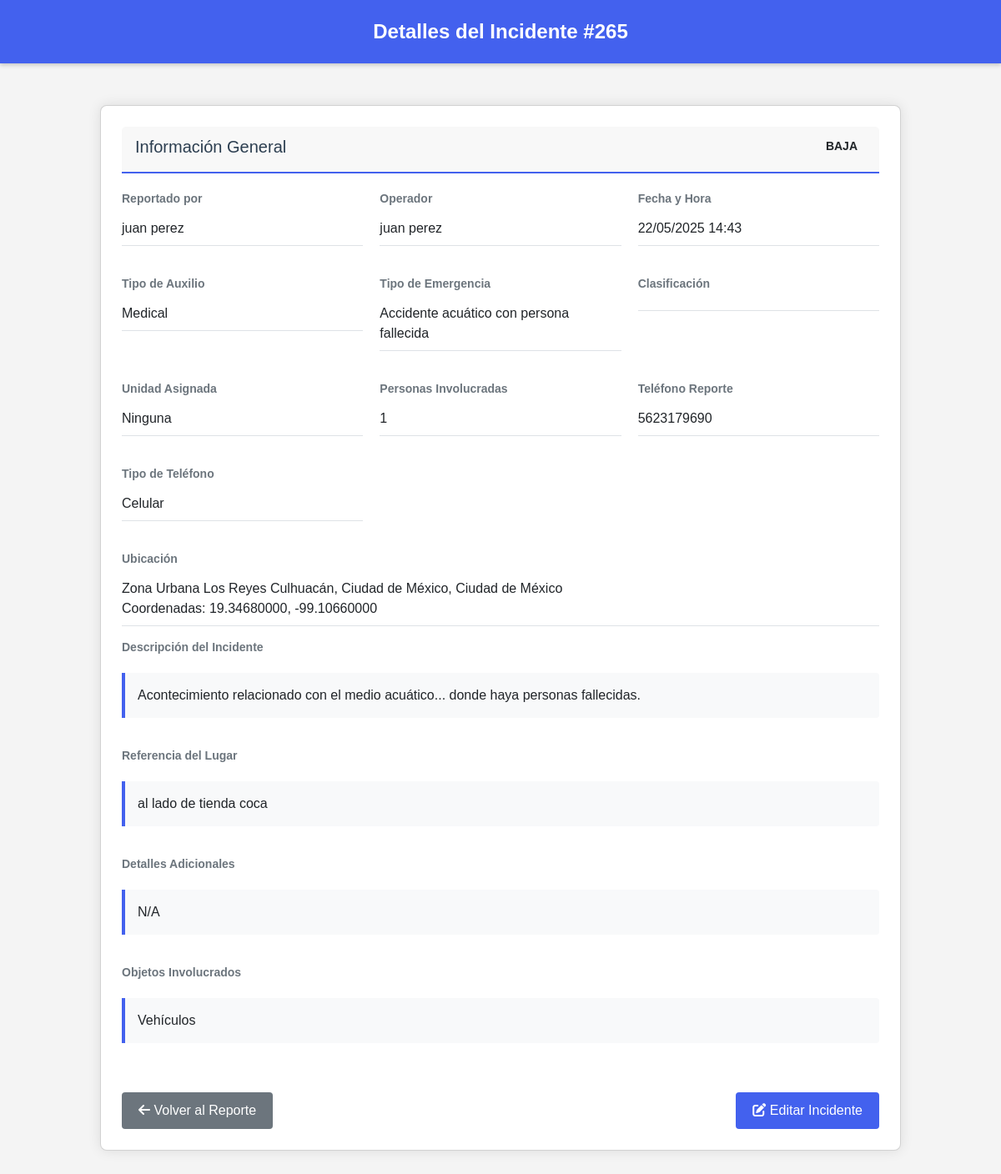
Screenshot of /supervisorOp/detalle_incidente.php?id=265 (signed in) with the database file from the repository.
### tables this page shows
CREATE TABLE `incidentes` (
  `folio_incidente` int(11) NOT NULL AUTO_INCREMENT,
  `quepaso` varchar(255) NOT NULL,
  `tipo_auxilio` varchar(50) NOT NULL,
  `hora_incidente` time NOT NULL,
  `fecha_incidente` datetime NOT NULL,
  `fecha_actualizacion` datetime DEFAULT NULL,
  `num_personas` int(11) NOT NULL,
  `latitud` decimal(10,8) DEFAULT NULL,
  `longitud` decimal(11,8) DEFAULT NULL,
  `telefono` varchar(20) NOT NULL,
  `id_usuario_reporta` int(11) DEFAULT NULL,
  `clasificacion` varchar(20) DEFAULT NULL,
  `prioridad` enum('Alta','Media','Baja') DEFAULT 'Media',
  `id_unidad_asignada` int(11) DEFAULT NULL,
  `colonia` varchar(255) DEFAULT NULL,
  `localidad` varchar(255) DEFAULT NULL,
  `municipio` varchar(255) DEFAULT NULL,
  `id_emergency_type` varchar(10) DEFAULT NULL,
  `id_llamada` int(11) DEFAULT NULL,
  `hora` time DEFAULT NULL,
  `hora_edicion` time DEFAULT NULL,
  `nombre_completo` varchar(30) DEFAULT NULL,
  `detalle` text DEFAULT NULL,
  `objetos_involucrados` varchar(40) DEFAULT NULL,
  `tipo_telefono` enum('Local','Celular','Publico') DEFAULT NULL,
  `referencia_lugar` text DEFAULT NULL,
  PRIMARY KEY (`folio_incidente`),
  KEY `id_usuario_reporta` (`id_usuario_reporta`),
  KEY `id_unidad_asignada` (`id_unidad_asignada`),
  KEY `id_emergency_type` (`id_emergency_type`),
  KEY `fk_incidente_llamada` (`id_llamada`),
  CONSTRAINT `fk_incidente_llamada` FOREIGN KEY (`id_llamada`) REFERENCES `llamadas` (`id_llamada`) ON DELETE SET NULL ON UPDATE CASCADE,
  CONSTRAINT `incidentes_ibfk_1` FOREIGN KEY (`id_usuario_reporta`) REFERENCES `usuarios` (`id_usuario`) ON DELETE SET NULL,
  CONSTRAINT `incidentes_ibfk_2` FOREIGN KEY (`id_unidad_asignada`) REFERENCES `unidades` (`id_unidad`) ON DELETE SET NULL,
  CONSTRAINT `incidentes_ibfk_3` FOREIGN KEY (`id_emergency_type`) REFERENCES `EmergencyTypes` (`code`)
);

CREATE TABLE `EmergencyTypes` (
  `id` int(11) NOT NULL AUTO_INCREMENT,
  `category` varchar(50) NOT NULL,
  `code` varchar(10) DEFAULT NULL,
  `name` varchar(255) NOT NULL,
  `description` text DEFAULT NULL,
  `priority` varchar(10) DEFAULT NULL,
  `original_sheet` varchar(50) NOT NULL,
  PRIMARY KEY (`id`),
  KEY `idx_code` (`code`),
  KEY `idx_priority` (`priority`),
  KEY `idx_category` (`category`)
);

### supervisorOp/detalle_incidente.php (the view, shortened to what this page needs)
<?php
$folio_incidente = $_GET['id'];
require_once '../db.php';
try {
    $sql = "SELECT i.*,
                   CONCAT(u.nombre, ' ', u.apellido) as nombre_usuario,
                   CONCAT(op.nombre, ' ', op.apellido) as operador_nombre,
                   et.name as tipo_emergencia,
                   un.nombre_unidad as unidad_nombre
            FROM incidentes i
            JOIN usuarios u ON i.id_usuario_reporta = u.id_usuario
            LEFT JOIN llamadas l ON i.id_llamada = l.id_llamada
            LEFT JOIN usuarios op ON l.id_operador = op.id_usuario
            LEFT JOIN EmergencyTypes et ON i.id_emergency_type = et.code
            LEFT JOIN unidades un ON i.id_unidad_asignada = un.id_unidad
            WHERE i.folio_incidente = ?";
    $stmt = $pdo->prepare($sql);
    $stmt->execute([$folio_incidente]);
    $incidente = $stmt->fetch(PDO::FETCH_ASSOC);
} catch (PDOException $e) {
    die("Error al consultar la base de datos: " . $e->getMessage());
}
?>
<!DOCTYPE html>
<html lang="es">
<head>
    <link href="https://cdn.jsdelivr.net/npm/bootstrap@5.3.0/dist/css/bootstrap.min.css" rel="stylesheet">
    <link rel="stylesheet" href="https://cdnjs.cloudflare.com/ajax/libs/font-awesome/6.0.0/css/all.min.css">
</head>
<body>
    <div class="blue-bar">
        Detalles del Incidente #<?= htmlspecialchars($folio_incidente) ?>
    </div>
    <div class="container">
        <div class="card">
            <div class="card-header">
                <h2 class="card-title">Información General</h2>
                <span class="priority-badge priority-<?= strtolower($incidente['prioridad']) ?>">
                    <?= htmlspecialchars($incidente['prioridad']) ?>
                </span>
            </div>
            <div class="detail-grid">
                <div class="detail-item">
                    <div class="detail-label">Reportado por</div>
                    <div class="detail-value"><?= htmlspecialchars($incidente['nombre_usuario']) ?></div>
                </div>
                <div class="detail-item">
                    <div class="detail-label">Operador</div>
                    <div class="detail-value"><?= htmlspecialchars($incidente['operador_nombre'] ?? 'N/A') ?></div>
                </div>
                <div class="detail-item">
                    <div class="detail-label">Fecha y Hora</div>
                    <div class="detail-value"><?= date('d/m/Y H:i', strtotime($incidente['fecha_incidente'])) ?></div>
                </div>
                <div class="detail-item">
                    <div class="detail-label">Tipo de Auxilio</div>
                    <div class="detail-value"><?= htmlspecialchars($incidente['tipo_auxilio']) ?></div>
                </div>
                <div class="detail-item">
                    <div class="detail-label">Tipo de Emergencia</div>
                    <div class="detail-value"><?= htmlspecialchars($incidente['tipo_emergencia'] ?? 'N/A') ?></div>
                </div>
                <div class="detail-item">
                    <div class="detail-label">Clasificación</div>
                    <div class="detail-value"><?= htmlspecialchars($incidente['clasificacion']) ?></div>
                </div>
                <div class="detail-item">
                    <div class="detail-label">Unidad Asignada</div>
                    <div class="detail-value"><?= htmlspecialchars($incidente['unidad_nombre'] ?? 'Ninguna') ?></div>
                </div>
                <div class="detail-item">
                    <div class="detail-label">Personas Involucradas</div>
                    <div class="detail-value"><?= htmlspecialchars($incidente['num_personas']) ?></div>
                </div>
                <div class="detail-item">
                    <div class="detail-label">Teléfono Reporte</div>
                    <div class="detail-value"><?= htmlspecialchars($incidente['telefono']) ?></div>
                </div>
                <div class="detail-item">
                    <div class="detail-label">Tipo de Teléfono</div>
                    <div class="detail-value"><?= htmlspecialchars($incidente['tipo_telefono'] ?? 'N/A') ?></div>
                </div>
            </div>
            <div class="detail-item">
                <div class="detail-label">Ubicación</div>
                <div class="detail-value">
                    <?= htmlspecialchars($incidente['colonia'] . ', ' . $incidente['localidad'] . ', ' . $incidente['municipio']) ?>
                    <br>
                    Coordenadas: <?= htmlspecialchars($incidente['latitud'] . ', ' . $incidente['longitud']) ?>
                </div>
            </div>
            <div class="detail-item">
                <div class="detail-label">Descripción del Incidente</div>
                <div class="description-box">
                    <?= htmlspecialchars($incidente['quepaso']) ?>
                </div>
            </div>
            <div class="detail-item">
                <div class="detail-label">Referencia del Lugar</div>
                <div class="description-box">
                    <?= htmlspecialchars($incidente['referencia_lugar'] ?? 'N/A') ?>
                </div>
            </div>
            <div class="detail-item">
                <div class="detail-label">Detalles Adicionales</div>
                <div class="description-box">
                    <?= htmlspecialchars($incidente['detalle'] ?? 'N/A') ?>
                </div>
            </div>
            <div class="detail-item">
                <div class="detail-label">Objetos Involucrados</div>
                <div class="description-box">
                    <?= htmlspecialchars($incidente['objetos_involucrados'] ?? 'N/A') ?>
                </div>
            </div>
            <div class="d-flex justify-content-between mt-4">
                <a href="incidents_report.php" class="btn btn-secondary">
                    <i class="fas fa-arrow-left"></i> Volver al Reporte
                </a>
                <a href="edit_incident.php?id=<?= $folio_incidente ?>" class="btn btn-primary">
                    <i class="fas fa-edit"></i> Editar Incidente
                </a>
            </div>
        </div>
    </div>
</body>
</html>

### supervisorOp/detalle_incidente.php (style rules this page uses)
body { font-family: Arial, sans-serif; margin: 0; padding: 0; background-color: #f4f4f4; color: #333; }
.blue-bar { background-color: #4361ee; color: white; padding: 20px; text-align: center; font-size: 24px; font-weight: bold; box-shadow: 0 2px 5px rgba(0,0,0,0.2); margin-bottom: 30px; }
.container { max-width: 1000px; margin: 0 auto; padding: 20px; }
.card { background-color: white; border-radius: 8px; box-shadow: 0 0 15px rgba(0,0,0,0.1); padding: 25px; margin-bottom: 30px; }
.card-header { border-bottom: 2px solid #4361ee; padding-bottom: 15px; margin-bottom: 20px; display: flex; justify-content: space-between; align-items: center; }
.card-title { font-size: 20px; color: #2c3e50; margin: 0; }
.priority-badge { padding: 5px 10px; border-radius: 20px; font-size: 14px; font-weight: bold; text-transform: uppercase; }
.detail-grid { display: grid; grid-template-columns: repeat(auto-fill, minmax(250px, 1fr)); gap: 20px; margin-bottom: 20px; }
.detail-item { margin-bottom: 15px; }
.detail-label { font-weight: bold; color: #6c757d; margin-bottom: 5px; font-size: 14px; }
.detail-value { font-size: 16px; padding: 8px 0; border-bottom: 1px solid #dee2e6; }
.description-box { background-color: #f8f9fa; border-left: 4px solid #4361ee; padding: 15px; margin: 20px 0; border-radius: 0 4px 4px 0; }
.btn { padding: 10px 20px; border: none; border-radius: 4px; cursor: pointer; font-size: 16px; transition: background-color 0.3s; text-decoration: none; display: inline-block; }
.btn-primary { background-color: #4361ee; color: white; }
.btn-secondary { background-color: #6c757d; color: white; }

### rows the page displays
incidentes: prioridad "BAJA", fecha_incidente "22/05/2025 14:43", tipo_auxilio "Medical", emergencytypes.name "Accidente acuático con persona fallecida", num_personas "1", telefono "5623179690", tipo_telefono "Celular", colonia+localidad+municipio "Zona Urbana Los Reyes Culhuacán, Ciudad de México, Ciudad de México", latitud+longitud "19.34680000, -99.10660000", quepaso "Acontecimiento relacionado con el medio acuático... donde haya personas fallecidas.", referencia_lugar "al lado de tienda coca", detalle "N/A", objetos_involucrados "Vehículos"

### other values shown
$folio_incidente "265"
$incidente['nombre_usuario'] "juan perez"
$incidente['operador_nombre'] "juan perez"
$incidente['unidad_nombre'] "Ninguna"
